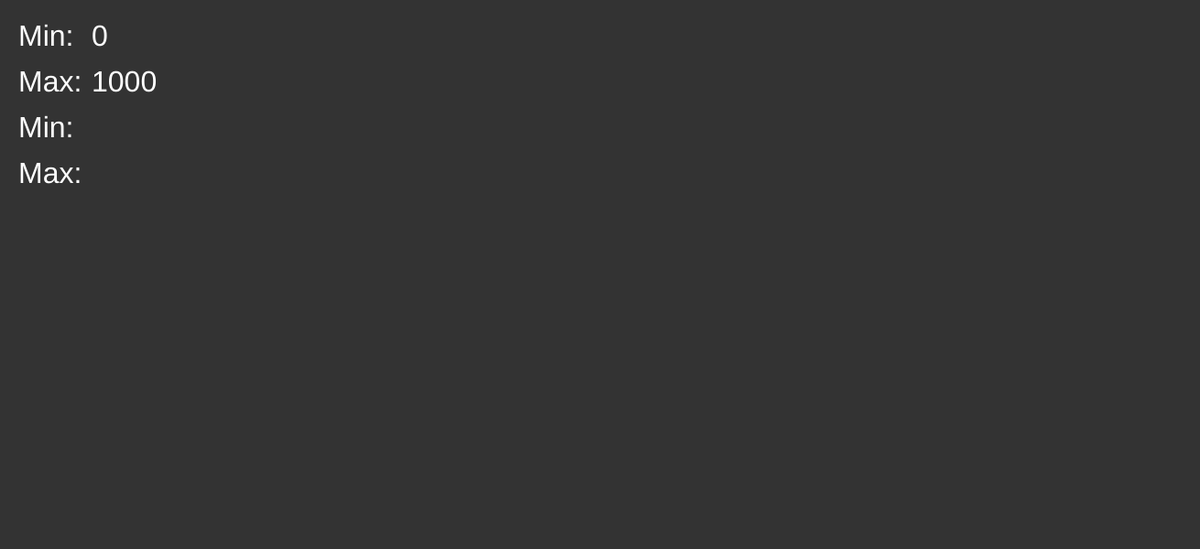
Frame 1 (no input)
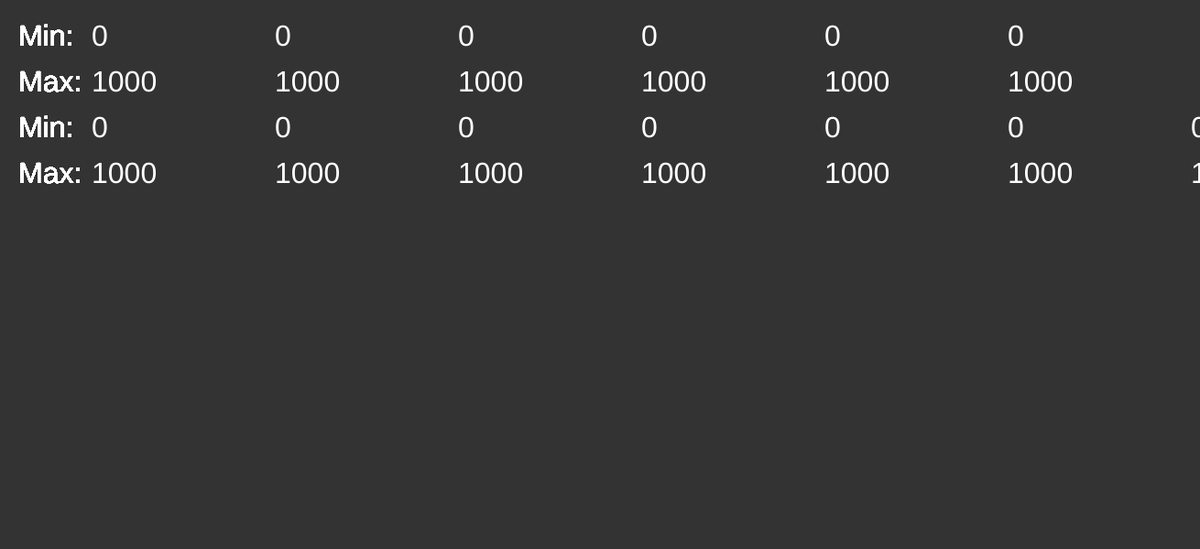
Frame 60 (no input)
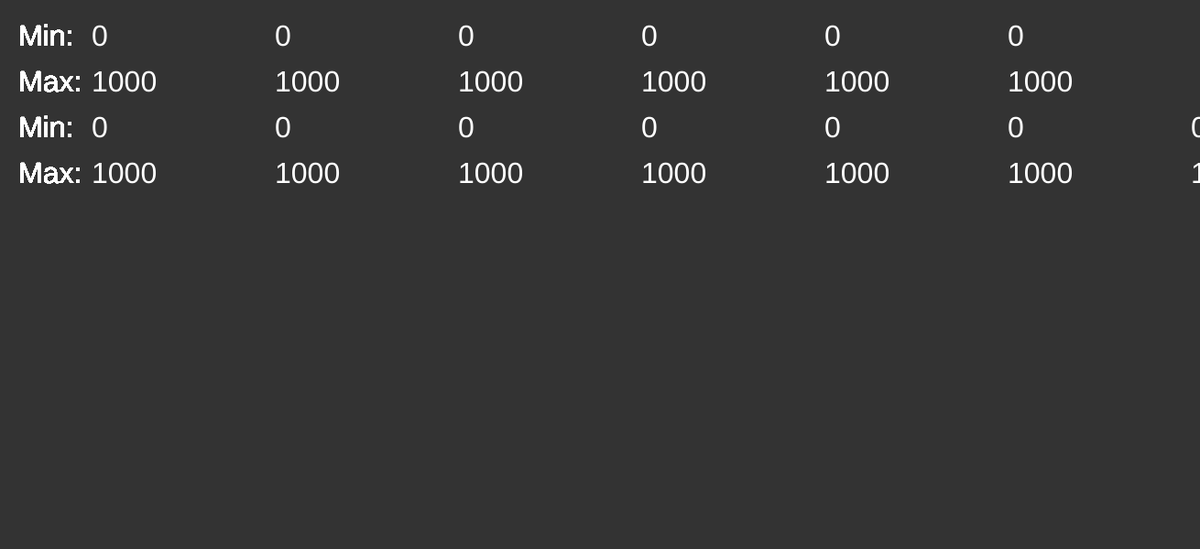
Frame 120 (the mouse pressed at the canvas centre since frame 60)

The p5.js sketch that drew these frames (run headless with seeded random() and noise() and a simulated clock; from frame 60 on, the mouse is pressed at the canvas centre):

// p5.js sketch
// ── sketch.js
var min1 = 0;
var max1 = 1000;
var num;
var iNum;
var mY = 100;
var miY = 50;
var y = 100
var x = 100
var array = [max1];
function setup(){

  createCanvas(1310,600);
  num = prompt("input")
  background(51);
}

function draw(){
  finder();
}

function finder(){
 if(int(num) < (min1 + max1)/2){
 max1 = (min1 + max1)/2
  console.log("max1:" + " " + floor(max1))
}
if(int(num) > (min1 + max1)/2){
   min1 = (min1 + max1)/2
     console.log("min1:" + " " + floor(min1))
 }
 noStroke();
 fill(255)
 textSize(32)
 text("Max:", 20, mY)
 text("Min:", 20, miY)
 text("Max:", 20, mY + 100)
 text("Min:",20, miY + 100)
 text(floor(max1),x,y)
 text(floor(min1),x,y - 50)
 x += 200

 if(int(num) == floor(max1) || int(num) == floor(min1)){

   text("Your Input:" + " " + floor(max1),500,300)
   max1 = ''
 }
 if(x > width - 25 && y < 200){
   y += 100;
   x = 100;
 } 


}
